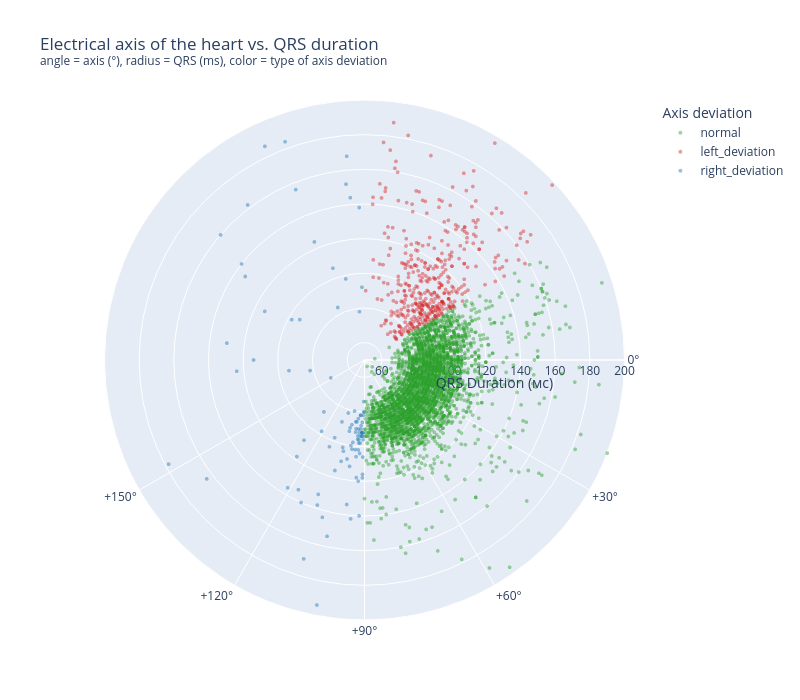

The code cell stored with this chart in its notebook:
### Markdown cell above
### Distribution of conditions associated with deviation of the electrical axis from the QRS duration

### Code cell
sample = cdata.dropna(subset=['qrs_axis', 'qrs_duration']).sample(4000, random_state=42)
fig = px.scatter_polar(
        sample,
        r='qrs_duration',
        theta='qrs_axis',
        color='axis_deviation',
        category_orders={'axis_deviation' : ['normal', 'left_deviation', 'right_deviation']},
        color_discrete_map={
            'normal':          '#2ca02c',
            'left_deviation':  '#d62728',
            'right_deviation': '#1f77b4',
        },
        opacity=0.45,
        hover_data={'age': True, 'heart_rate': True, 'abnormal_flag': True,
                'qrs_axis': ':.0f', 'qrs_duration': ':.0f'},
        title=('Electrical axis of the heart vs. QRS duration<br>'
           '<sup>angle = axis (°), radius = QRS (ms), color = type of axis deviation</sup>'),
    )
fig.update_traces(marker=dict(size=4))
fig.update_layout(
        polar=dict(
            angularaxis=dict(
                direction='clockwise',
                rotation=0,
                tickmode='array',
                tickvals=[-180, -150, -120, -90, -60, -30, 0, 30, 60, 90, 120, 150],
                ticktext=['±180°','-150°','-120°','-90°','-60°','-30°',
                      '0°','+30°','+60°','+90°','+120°','+150°'],
            ),
            radialaxis=dict(title='QRS Duration (мс)', range=[50, 200]),
        ),
        legend_title_text='Axis deviation',
        width=800, height=700,
)
fig.show()

### Figure 1 — Plotly figure (JSON) as saved in the notebook; plotly's stock layout.template omitted (floating-point values rounded to 4 significant figures; data arrays with more than 128 entries replaced by an {"elided": "..."} marker saying what was removed)
{"data": [{"customdata": {"elided": "3481x5 float values"}, "hovertemplate": "axis_deviation=normal<br>qrs_duration=%{customdata[4]:.0f}<br>qrs_axis=%{customdata[3]:.0f}<br>age=%{customdata[0]}<br>heart_rate=%{customdata[1]}<br>abnormal_flag=%{customdata[2]}<extra></extra>", "legendgroup": "normal", "marker": {"color": "#2ca02c", "opacity": 0.45, "size": 4, "symbol": "circle"}, "mode": "markers", "name": "normal", "r": {"elided": "3481 float values"}, "showlegend": true, "subplot": "polar", "theta": {"elided": "3481 float values"}, "type": "scatterpolargl"}, {"customdata": {"elided": "421x5 float values"}, "hovertemplate": "axis_deviation=left_deviation<br>qrs_duration=%{customdata[4]:.0f}<br>qrs_axis=%{customdata[3]:.0f}<br>age=%{customdata[0]}<br>heart_rate=%{customdata[1]}<br>abnormal_flag=%{customdata[2]}<extra></extra>", "legendgroup": "left_deviation", "marker": {"color": "#d62728", "opacity": 0.45, "size": 4, "symbol": "circle"}, "mode": "markers", "name": "left_deviation", "r": {"elided": "421 float values"}, "showlegend": true, "subplot": "polar", "theta": {"elided": "421 float values"}, "type": "scatterpolargl"}, {"customdata": {"elided": "98x5 float values"}, "hovertemplate": "axis_deviation=right_deviation<br>qrs_duration=%{customdata[4]:.0f}<br>qrs_axis=%{customdata[3]:.0f}<br>age=%{customdata[0]}<br>heart_rate=%{customdata[1]}<br>abnormal_flag=%{customdata[2]}<extra></extra>", "legendgroup": "right_deviation", "marker": {"color": "#1f77b4", "opacity": 0.45, "size": 4, "symbol": "circle"}, "mode": "markers", "name": "right_deviation", "r": [90.0, 98.0, 160.0, 86.0, 82.0, 90.0, 86.0, 140.0, 98.0, 94.0, 84.0, 88.0, 102.0, 186.0, 178.0, 138.0, 92.0, 98.0, 102.0, 94.0, 134.0, 136.0, 98.0, 152.0, 82.0, 114.0, 84.0, 130.0, 164.0, 184.0, 116.0, 96.0, 106.0, 140.0, 92.0, 134.0, 114.0, 168.0, 94.0, 98.0, 90.0, 92.0, 116.0, 104.0, 108.0, 194.0, 154.0, 124.0, 88.0, 110.0, 98.0, 118.0, 82.0, 104.0, 72.0, 82.0, 88.0, 94.0, 102.0, 144.0, 132.0, 162.0, 156.0, 96.0, 94.0, 112.0, 80.0, 80.0, 118.0, 120.0, 86.0, 96.0, 94.0, 138.0, 92.0, 170.0, 124.0, 82.0, 78.0, 140.0, 144.0, 104.0, 88.0, 106.0, 74.0, 102.0, 134.0, 92.0, 100.0, 90.0, 92.0, 118.0, 98.0, 108.0, 92.0, 92.0, 142.0, 106.0], "showlegend": true, "subplot": "polar", "theta": [95.0, 121.0, 221.0, 92.0, 94.0, 102.0, 98.0, 92.0, 98.0, 95.0, 96.0, 101.0, 104.0, 245.0, 152.0, 268.0, 92.0, 209.0, 98.0, 212.0, 215.0, 121.0, 93.0, 264.0, 91.0, 180.0, 243.0, 187.0, 143.0, 250.0, 105.0, 94.0, 95.0, 218.0, 268.0, 97.0, 206.0, 265.0, 93.0, 257.0, 97.0, 94.0, 91.0, 93.0, 100.0, 101.0, 102.0, 175.0, 110.0, 103.0, 94.0, 94.0, 169.0, 112.0, 152.0, 94.0, 93.0, 172.0, 94.0, 105.0, 109.0, 233.0, 248.0, 91.0, 92.0, 98.0, 91.0, 101.0, 91.0, 93.0, 97.0, 95.0, 92.0, 108.0, 91.0, 107.0, 247.0, 107.0, 264.0, 114.0, 265.0, 103.0, 128.0, 251.0, 91.0, 96.0, 117.0, 102.0, 99.0, 93.0, 97.0, 125.0, 111.0, 127.0, 92.0, 92.0, 95.0, 91.0], "type": "scatterpolargl"}], "layout": {"height": 700, "legend": {"title": {"text": "Axis deviation"}, "tracegroupgap": 0}, "polar": {"angularaxis": {"direction": "clockwise", "rotation": 0, "tickmode": "array", "ticktext": ["±180°", "-150°", "-120°", "-90°", "-60°", "-30°", "0°", "+30°", "+60°", "+90°", "+120°", "+150°"], "tickvals": [-180, -150, -120, -90, -60, -30, 0, 30, 60, 90, 120, 150]}, "domain": {"x": [0, 1], "y": [0, 1]}, "radialaxis": {"range": [50, 200], "title": {"text": "QRS Duration (мс)"}}}, "title": {"text": "Electrical axis of the heart vs. QRS duration<br><sup>angle = axis (°), radius = QRS (ms), color = type of axis deviation</sup>"}, "width": 800}}
